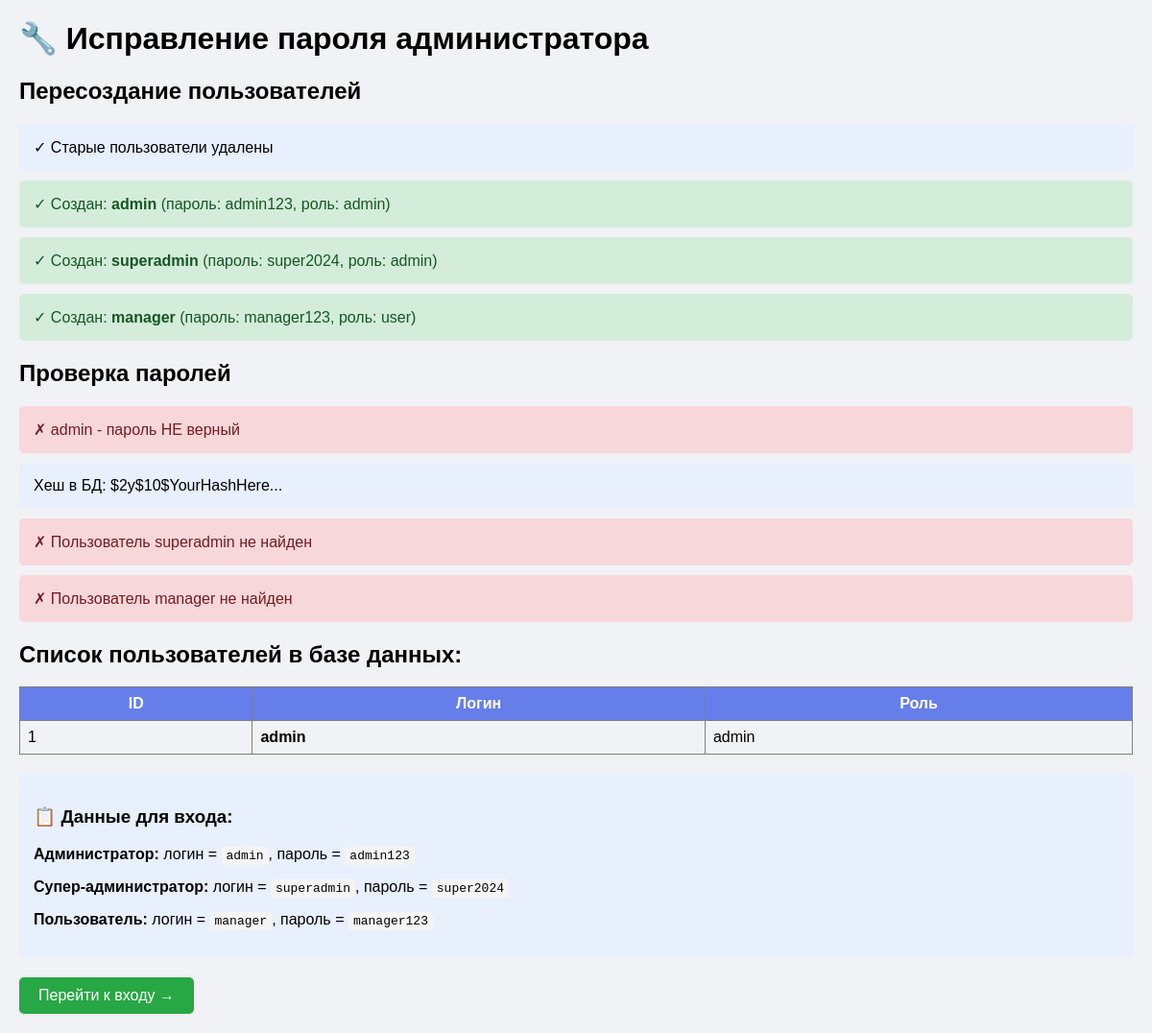
Page /fix_admin_password.php on the committed database.
### tables this page shows
CREATE TABLE users (
    id INT AUTO_INCREMENT PRIMARY KEY,
    username VARCHAR(50) NOT NULL UNIQUE,
    password VARCHAR(255) NOT NULL,
    role ENUM('admin', 'user') DEFAULT 'user'
);

### fix_admin_password.php (the view, shortened to what this page needs)
<?php
require_once 'config.php';
echo "<!DOCTYPE html>
<html>
<head>
    <title>Исправление пароля администратора</title>
    <style>
        body { font-family: Arial, sans-serif; margin: 20px; background: #f0f2f5; }
        .success { background: #d4edda; color: #155724; padding: 15px; margin: 10px 0; border-radius: 5px; }
        .error { background: #f8d7da; color: #721c24; padding: 15px; margin: 10px 0; border-radius: 5px; }
        .info { background: #e8f0fe; padding: 15px; margin: 10px 0; border-radius: 5px; }
        code { background: #f4f4f4; padding: 2px 5px; border-radius: 3px; }
    </style>
</head>
<body>
    <h1>🔧 Исправление пароля администратора</h1>";
echo "<h2>Пересоздание пользователей</h2>";
$pdo->exec("TRUNCATE TABLE users");
echo "<div class='info'>✓ Старые пользователи удалены</div>";
$users = [
    ['username' => 'admin', 'password' => 'admin123', 'role' => 'admin'],
    ['username' => 'superadmin', 'password' => 'super2024', 'role' => 'admin'],
    ['username' => 'manager', 'password' => 'manager123', 'role' => 'user']
];
foreach($users as $user) {
    $hashed_password = password_hash($user['password'], PASSWORD_DEFAULT);
    $stmt = $pdo->prepare("INSERT INTO users (username, password, role) VALUES (?, ?, ?)");
    if($stmt->execute([$user['username'], $hashed_password, $user['role']])) {
        echo "<div class='success'>✓ Создан: <strong>{$user['username']}</strong> (пароль: {$user['password']}, роль: {$user['role']})</div>";
    } else {
        echo "<div class='error'>✗ Ошибка при создании {$user['username']}</div>";
    }
}
echo "<h2>Проверка паролей</h2>";
$test_users = [
    ['username' => 'admin', 'password' => 'admin123'],
    ['username' => 'superadmin', 'password' => 'super2024'],
    ['username' => 'manager', 'password' => 'manager123']
];
foreach($test_users as $test) {
    $stmt = $pdo->prepare("SELECT * FROM users WHERE username = ?");
    $stmt->execute([$test['username']]);
    $user = $stmt->fetch();
    if($user) {
        if(password_verify($test['password'], $user['password'])) {
            echo "<div class='success'>✓ {$test['username']} - пароль верный</div>";
        } else {
            echo "<div class='error'>✗ {$test['username']} - пароль НЕ верный</div>";
            echo "<div class='info'>Хеш в БД: " . substr($user['password'], 0, 30) . "...</div>";
        }
    } else {
        echo "<div class='error'>✗ Пользователь {$test['username']} не найден</div>";
    }
}
echo "<h2>Список пользователей в базе данных:</h2>";
$users_list = $pdo->query("SELECT id, username, role FROM users")->fetchAll();
echo "<table border='1' cellpadding='8' style='border-collapse: collapse; width: 100%;'>";
echo "<tr style='background: #667eea; color: white;'><th>ID</th><th>Логин</th><th>Роль</th></tr>";
foreach($users_list as $u) {
    echo "<tr><td>{$u['id']}</td><td><strong>{$u['username']}</strong></td><td>{$u['role']}</td></tr>";
}
echo "</table>";
echo "<div class='info' style='margin-top: 20px;'>
    <h3>📋 Данные для входа:</h3>
    <p><strong>Администратор:</strong> логин = <code>admin</code>, пароль = <code>admin123</code></p>
    <p><strong>Супер-администратор:</strong> логин = <code>superadmin</code>, пароль = <code>super2024</code></p>
    <p><strong>Пользователь:</strong> логин = <code>manager</code>, пароль = <code>manager123</code></p>
</div>";
echo "<div style='margin-top: 20px;'>
    <a href='login.php' style='display: inline-block; padding: 10px 20px; background: #28a745; color: white; text-decoration: none; border-radius: 5px;'>Перейти к входу →</a>
</div>";
echo "</body></html>";
?>

### fix_admin_password.php (style rules this page uses)
body { font-family: Arial, sans-serif; margin: 20px; background: #f0f2f5; }
.success { background: #d4edda; color: #155724; padding: 15px; margin: 10px 0; border-radius: 5px; }
.error { background: #f8d7da; color: #721c24; padding: 15px; margin: 10px 0; border-radius: 5px; }
.info { background: #e8f0fe; padding: 15px; margin: 10px 0; border-radius: 5px; }
code { background: #f4f4f4; padding: 2px 5px; border-radius: 3px; }

### rows in the picture
users: username "admin", password "$2y$10$YourHashHere", id "1", role "admin"

### other values in the picture
$user['username'] "admin"
$user['password'] "admin123"
$user['role'] "admin"
$user['username'] "superadmin"
$user['password'] "super2024"
$user['username'] "manager"
$user['password'] "manager123"
$user['role'] "user"
$test['username'] "superadmin"
$test['username'] "manager"
